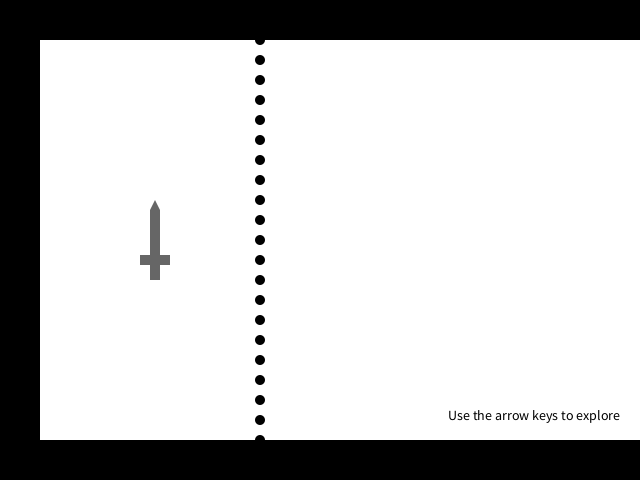
Frame 1 (no input)
Frame 60 (the mouse pressed at the canvas centre just before this capture): identical to frame 1, image omitted
Frame 120 (the mouse held since frame 60 and released just before this capture): identical to frame 1, image omitted

The Processing sketch that drew this single still picture (run headless with seeded random() and noise(); from frame 60 on, the mouse is pressed at the canvas centre):

// Processing sketch: Ex_02
// ── Ex_02.pde
// Master variables
int w = 40;  // Wall thickness
int tx = 620;  // Text x-coordinate
int ty = 420;  // Text y-coordinate
boolean gate = true;  // Is the gate closed or open?

// Room 1 variables
int gx = 260;  // Gate x-coordinate
int dx = 150;  // Dagger x-coordinate
int dy = 210;  // Dagger y-coordinate

void setup() {
  size(640, 480);
  ellipseMode(RADIUS);
  noCursor();
  textSize(14);
  textAlign(RIGHT);
}

void draw() {

  // Walls
  background(255);
  noStroke();
  fill(0);
  rect(0, 0, width, w);  // Top
  rect(0, 0, w, height);  // Left
  rect(0, height-w, width, w);  // Bottom

  // Gate
  fill(0);
  if (gate == true) {
    for (int y = w; y <= height-w; y += 20) {
      ellipse(gx, y, 5, 5);
    }
    text("Use the arrow keys to explore", tx, ty);
  }

  // Dagger
  fill(102);
  triangle(dx, dy, dx+5, dy-10, dx+10, dy);
  rect(dx, dy, 10, 70);
  rect(dx-10, dy+45, 30, 10);
}
